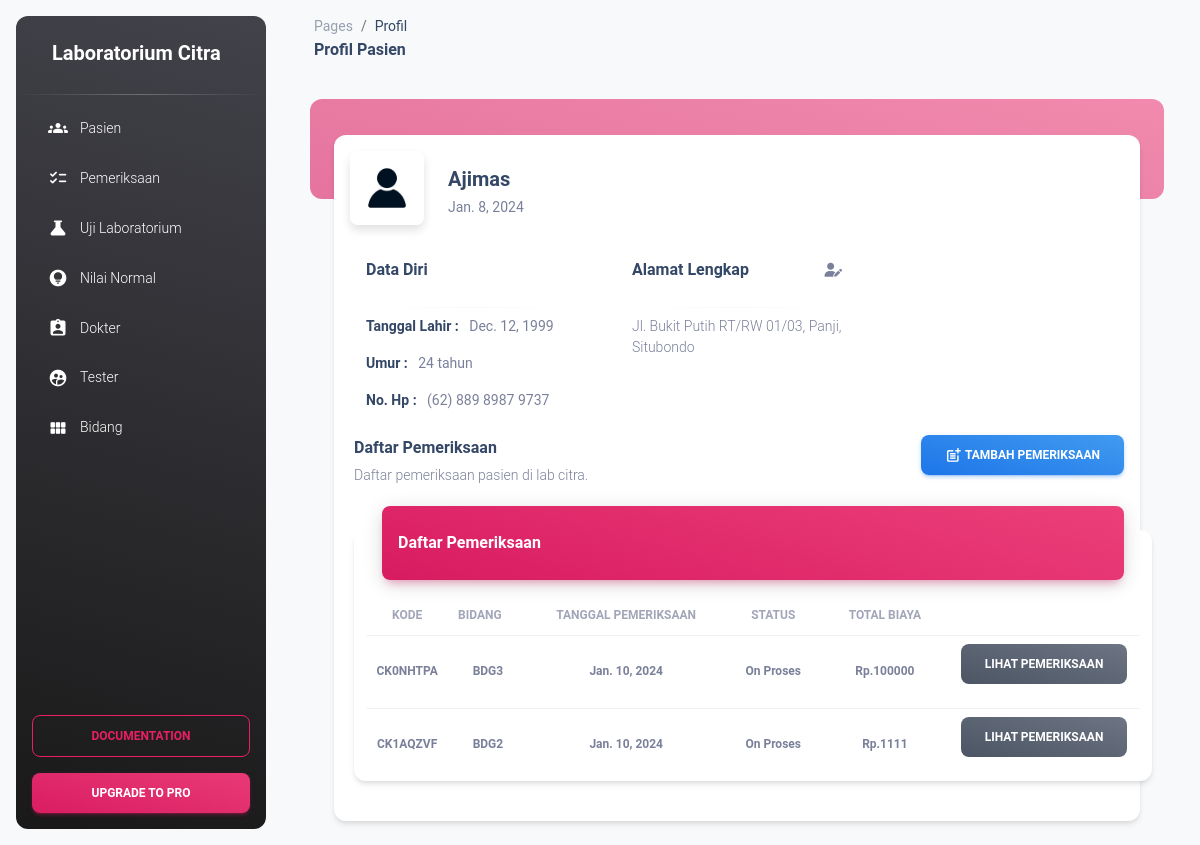
The page /pasien/view/LC0VSPTS on the database its author committed.
### pasien/models.py (models this page shows)
class Pasien(models.Model):
    uid = models.CharField(max_length=100)
    nama = models.CharField(max_length=100)
    tanggal_lahir = models.DateField()
    umur = models.CharField(max_length=50)
    jenis_kelamin = models.BooleanField()
    alamat = models.CharField(max_length=250)
    tanggal_mendaftar = models.DateField()
    diagnosa_awal = models.CharField(max_length=250)

### pemeriksaan/models.py (models this page shows)
class Pemeriksaan(models.Model):
    pid = models.CharField(max_length=100)
    id_pasien = models.CharField(max_length=100)
    id_bidang = models.CharField(max_length=100)
    id_dokter = models.CharField(max_length=100)
    id_tester = models.CharField(max_length=100)
    tanggal_pemeriksaan = models.DateField()
    total_biaya = models.CharField(max_length=50)
    status = models.CharField(max_length=100)
    diagnosa_awal = models.CharField(max_length=250)

### pasien/views.py (the view)
# urls.py: path('view/<str:id>', view_pasien, name='view_pasien'),
def view_pasien(request, id):
    person = Pasien.objects.get(uid=id)
    pemeriksaan = Pemeriksaan.objects.filter(id_pasien=id)
    bidang = Bidang.objects.all()
    dokter = Dokter.objects.all()
    tester = Tester.objects.all()
    for tmp in bidang:
        uji_lab = UjiLab.objects.filter(id_bidang = tmp.uid)
        tmpJson = serializers.serialize("json",uji_lab)
        tmpObj = json.loads(tmpJson)
        response[tmp.uid] = dumps(tmpObj)
    response['person'] = person
    flag_null = True
    if pemeriksaan.count() != 0:
        flag_null = False
    tmpJson2 = serializers.serialize("json",bidang)
    tmpObj2 = json.loads(tmpJson2)
    response["count"] = dumps(tmpObj2)
    response['flag_null'] = flag_null
    response['datas'] = pemeriksaan
    response['bidang'] = bidang
    response['dokter'] = dokter
    response['tester'] = tester
    return render(request, 'lp_profile.html', response)

### pasien/templates/lp_profile.html (shortened to what this page needs)
{% extends 'layout/base.html' %}
{% load static %}
{% block navbar_link %}
  Profil
{% endblock navbar_link %}
{% block navbar_title %}
 Profil Pasien
{% endblock navbar_title %}
{% block content %}
    <div>
        <div class="container-fluid px-2 px-md-4">
            <div class="card card-body mx-3 mx-md-4 mt-n6">
              <div class="row gx-4 mb-2">
                <div class="col-auto">
                  <div class="avatar avatar-xl position-relative">
                    <img src="{% static 'img/person.jpg' %}" alt="profile_image" class="w-100 border-radius-lg shadow-sm">
                  </div>
                </div>
                <div class="col-auto my-auto">
                  <div class="h-100">
                    <h5 class="mb-1">
                      {{person.nama}}
                    </h5>
                    <p class="mb-0 font-weight-normal text-sm">
                      {{person.tanggal_mendaftar}}
                    </p>
                  </div>
                </div>
              </div>
                <div class="row">
                  <div class="col-12 col-xl-4">
                    <div class="card card-plain h-100">
                      <div class="card-header pb-0 p-3">
                        <h6 class="mb-0">Data Diri</h6>
                      </div>
                      <div class="card-body p-3">
                        <hr class="horizontal gray-light my-2">
                        <ul class="list-group">
                            <li class="list-group-item border-0 ps-0 pt-0 text-sm"><strong class="text-dark">Tanggal Lahir  :</strong> &nbsp; {{person.tanggal_lahir}}</li>
                            <li class="list-group-item border-0 ps-0 text-sm"><strong class="text-dark">Umur  :</strong> &nbsp; {{person.umur}} tahun</li>
                            <li class="list-group-item border-0 ps-0 text-sm"><strong class="text-dark">No. Hp  :</strong> &nbsp; (62) 889 8987 9737</li>
                          </ul>
                      </div>
                    </div>
                  </div>
                  <div class="col-12 col-xl-4">
                    <div class="card card-plain h-100">
                      <div class="card-header pb-0 p-3">
                        <div class="row">
                          <div class="col-md-8 d-flex align-items-center">
                            <h6 class="mb-0">Alamat Lengkap</h6>
                          </div>
                          <div class="col-md-4 text-end">
                            <a href="javascript:;">
                              <i class="fas fa-user-edit text-secondary text-sm" data-bs-toggle="tooltip" data-bs-placement="top" title="Edit Profile"></i>
                            </a>
                          </div>
                        </div>
                      </div>
                      <div class="card-body p-3">
                        <hr class="horizontal gray-light my-2">
                        <p class="text-sm">
                          {{person.alamat}}
                        </p>
                      </div>
                    </div>
                  </div>
                </div>
                  <div class="row">
                    <div class="mb-1 col-xl-6 ps-3">
                      <h6 class="mb-1">Daftar Pemeriksaan</h6>
                      <p class="text-sm">Daftar pemeriksaan pasien di lab citra.</p>
                    </div>
                    <div class=" col-xl-6 d-flex justify-content-end">
                          <div>
                            <button type="button" class="btn btn-block bg-gradient-info mb-3" data-bs-toggle="modal" data-bs-target="#modal-form-pasien">
                                <i class="material-icons opacity-10">post_add</i><span> Tambah Pemeriksaan</span></button>
                          </div>
                    </div>
                  </div>
                    <div class="row">
                        <div class="card my-4 m-3">
                            <div class="card-header p-0 position-relative mt-n4 mx-3 z-index-2 mb-3">
                                <div class="bg-gradient-primary shadow-primary border-radius-lg pt-4 pb-3">
                                  <h6 class="text-white text-capitalize ps-3">Daftar Pemeriksaan</h6>
                                </div>
                            </div>
                            {% if flag_null %}
                            <div class="h5 text-center m-2">
                                Pasien belum pernah melakukan pemeriksaan.
                            </div>
                            {% else %}
                            <div class="table-responsive">
                              <table class="table align-items-center mb-0">
                                <thead>
                                  <tr class="text-center">
                                    <th class="text-uppercase text-secondary text-xs font-weight-bolder opacity-7">Kode</th>
                                    <th class="text-uppercase text-secondary text-xs font-weight-bolder opacity-7 ps-2">Bidang</th>
                                    <th class="text-center text-uppercase text-secondary text-xs font-weight-bolder opacity-7">Tanggal Pemeriksaan</th>
                                    <th class="text-center text-uppercase text-secondary text-xs font-weight-bolder opacity-7">Status</th>
                                    <th class="text-center text-uppercase text-secondary text-xs font-weight-bolder opacity-7">Total Biaya</th>
                                    <th class="text-secondary opacity-7"></th>
                                  </tr>
                                </thead>
                                <tbody>
                                  {% for data in datas %}
                                  <tr class="text-center">
                                    <td>
                                      <p class="text-xs font-weight-bold mb-0">{{data.pid}}</p>
                                    </td>
                                    <td>
                                      <p class="text-xs font-weight-bold mb-0">{{data.id_bidang}}</p>
                                    </td>
                                    <td>
                                      <p class="text-xs font-weight-bold mb-0">{{data.tanggal_pemeriksaan}}</p>
                                    </td>
                                    <td>
                                      <p class="text-xs font-weight-bold mb-0">{{data.status}}</p>
                                    </td>
                                    <td>
                                      <p class="text-xs font-weight-bold mb-0"><span>Rp.</span>{{data.total_biaya}}</p>
                                    </td>
                                    <td class="align-middle">
                                      <a href="{% url 'pemeriksaan:view_pemeriksaan' id=data.pid %}" class="btn btn-block bg-gradient-secondary mb-3" data-toggle="tooltip" data-original-title="Edit user">
                                        Lihat Pemeriksaan
                                      </a>
                                    </td>
                                  </tr>
                                  {% endfor %}
                                </tbody>
                              </table>
                            </div>
                            {% endif %}
                          </div>
                    </div>
                </div>
            </div>
    </div>
{% endblock content %}

### rows shown on the page
Pasien: nama "Ajimas", tanggal_mendaftar "Jan. 8, 2024", tanggal_lahir "Dec. 12, 1999", umur "24", alamat "Jl. Bukit Putih RT/RW 01/03, Panji, Situbondo"
Pemeriksaan: pid "CK0NHTPA", id_bidang "BDG3", tanggal_pemeriksaan "Jan. 10, 2024", status "On Proses", total_biaya "100000"
Pemeriksaan: pid "CK1AQZVF", id_bidang "BDG2", tanggal_pemeriksaan "Jan. 10, 2024", status "On Proses", total_biaya "1111"
